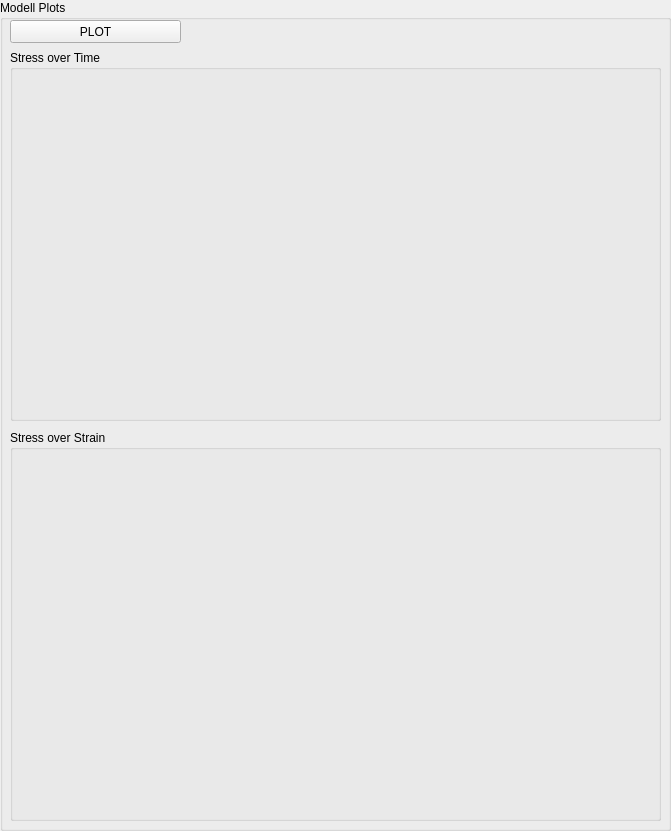
  <widget class="QGroupBox" name="Modell_Plot">
   <property name="enabled">
    <bool>true</bool>
   </property>
   <property name="geometry">
    <rect>
     <x>580</x>
     <y>10</y>
     <width>671</width>
     <height>831</height>
    </rect>
   </property>
   <property name="sizePolicy">
    <sizepolicy hsizetype="Preferred" vsizetype="Preferred">
     <horstretch>8</horstretch>
     <verstretch>8</verstretch>
    </sizepolicy>
   </property>
   <property name="title">
    <string>Modell Plots</string>
   </property>
   <widget class="QGroupBox" name="Stress_Time_Plot">
    <property name="geometry">
     <rect>
      <x>10</x>
      <y>50</y>
      <width>651</width>
      <height>371</height>
     </rect>
    </property>
    <property name="title">
     <string>Stress over Time</string>
    </property>
    <widget class="QWidget" name="PLOT_WIN_STRESS_TIME" native="true">
     <property name="geometry">
      <rect>
       <x>20</x>
       <y>20</y>
       <width>621</width>
       <height>341</height>
      </rect>
     </property>
     <property name="layoutDirection">
      <enum>Qt::LeftToRight</enum>
     </property>
     <property name="autoFillBackground">
      <bool>false</bool>
     </property>
     <widget class="QWidget" name="verticalLayoutWidget_2">
      <property name="geometry">
       <rect>
        <x>0</x>
        <y>0</y>
        <width>621</width>
        <height>291</height>
       </rect>
      </property>
      <layout class="QVBoxLayout" name="PLOT_BOX_STRESS_TIME"/>
     </widget>
     <widget class="QWidget" name="verticalLayoutWidget">
      <property name="geometry">
       <rect>
        <x>0</x>
        <y>290</y>
        <width>621</width>
        <height>51</height>
       </rect>
      </property>
      <layout class="QVBoxLayout" name="TOOL_BOX_STRESS_TIME"/>
     </widget>
    </widget>
   </widget>
   <widget class="QGroupBox" name="Stress_Strain_Plot">
    <property name="geometry">
     <rect>
      <x>10</x>
      <y>430</y>
      <width>651</width>
      <height>391</height>
     </rect>
    </property>
    <property name="title">
     <string>Stress over Strain</string>
    </property>
    <widget class="QWidget" name="PLOT_WIN_STRESS_STRAIN" native="true">
     <property name="geometry">
      <rect>
       <x>20</x>
       <y>20</y>
       <width>621</width>
       <height>361</height>
      </rect>
     </property>
     <property name="layoutDirection">
      <enum>Qt::LeftToRight</enum>
     </property>
     <property name="autoFillBackground">
      <bool>false</bool>
     </property>
     <widget class="QWidget" name="verticalLayoutWidget_3">
      <property name="geometry">
       <rect>
        <x>0</x>
        <y>0</y>
        <width>621</width>
        <height>311</height>
       </rect>
      </property>
      <layout class="QVBoxLayout" name="PLOT_BOX_STRESS_STRAIN"/>
     </widget>
     <widget class="QWidget" name="verticalLayoutWidget_4">
      <property name="geometry">
       <rect>
        <x>0</x>
        <y>310</y>
        <width>621</width>
        <height>51</height>
       </rect>
      </property>
      <layout class="QVBoxLayout" name="TOOL_BOX_STRESS_STRAIN"/>
     </widget>
    </widget>
   </widget>
   <widget class="QPushButton" name="PLOT_MODEL">
    <property name="geometry">
     <rect>
      <x>10</x>
      <y>20</y>
      <width>171</width>
      <height>23</height>
     </rect>
    </property>
    <property name="text">
     <string>PLOT</string>
    </property>
   </widget>
   <widget class="QLabel" name="LOGO_THM">
    <property name="geometry">
     <rect>
      <x>300</x>
      <y>10</y>
      <width>361</width>
      <height>41</height>
     </rect>
    </property>
    <property name="text">
     <string/>
    </property>
    <property name="pixmap">
     <pixmap>PIC/logo.png</pixmap>
    </property>
    <property name="scaledContents">
     <bool>true</bool>
    </property>
   </widget>
  </widget>
